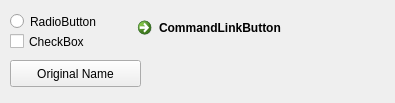
<?xml version="1.0" encoding="UTF-8"?>
<ui version="4.0">
 <class>Form</class>
 <widget class="QWidget" name="Form">
  <property name="geometry">
   <rect>
    <x>0</x>
    <y>0</y>
    <width>395</width>
    <height>103</height>
   </rect>
  </property>
  <property name="windowTitle">
   <string>Form</string>
  </property>
  <widget class="QPushButton" name="Test">
   <property name="geometry">
    <rect>
     <x>10</x>
     <y>60</y>
     <width>131</width>
     <height>27</height>
    </rect>
   </property>
   <property name="text">
    <string>Original Name</string>
   </property>
  </widget>
  <widget class="QRadioButton" name="radioButton">
   <property name="geometry">
    <rect>
     <x>10</x>
     <y>10</y>
     <width>112</width>
     <height>23</height>
    </rect>
   </property>
   <property name="text">
    <string>RadioButton</string>
   </property>
  </widget>
  <widget class="QCheckBox" name="checkBox">
   <property name="geometry">
    <rect>
     <x>10</x>
     <y>30</y>
     <width>92</width>
     <height>23</height>
    </rect>
   </property>
   <property name="text">
    <string>CheckBox</string>
   </property>
  </widget>
  <widget class="QCommandLinkButton" name="commandLinkButton">
   <property name="geometry">
    <rect>
     <x>130</x>
     <y>10</y>
     <width>177</width>
     <height>41</height>
    </rect>
   </property>
   <property name="text">
    <string>CommandLinkButton</string>
   </property>
  </widget>
 </widget>
 <resources/>
 <connections/>
</ui>
